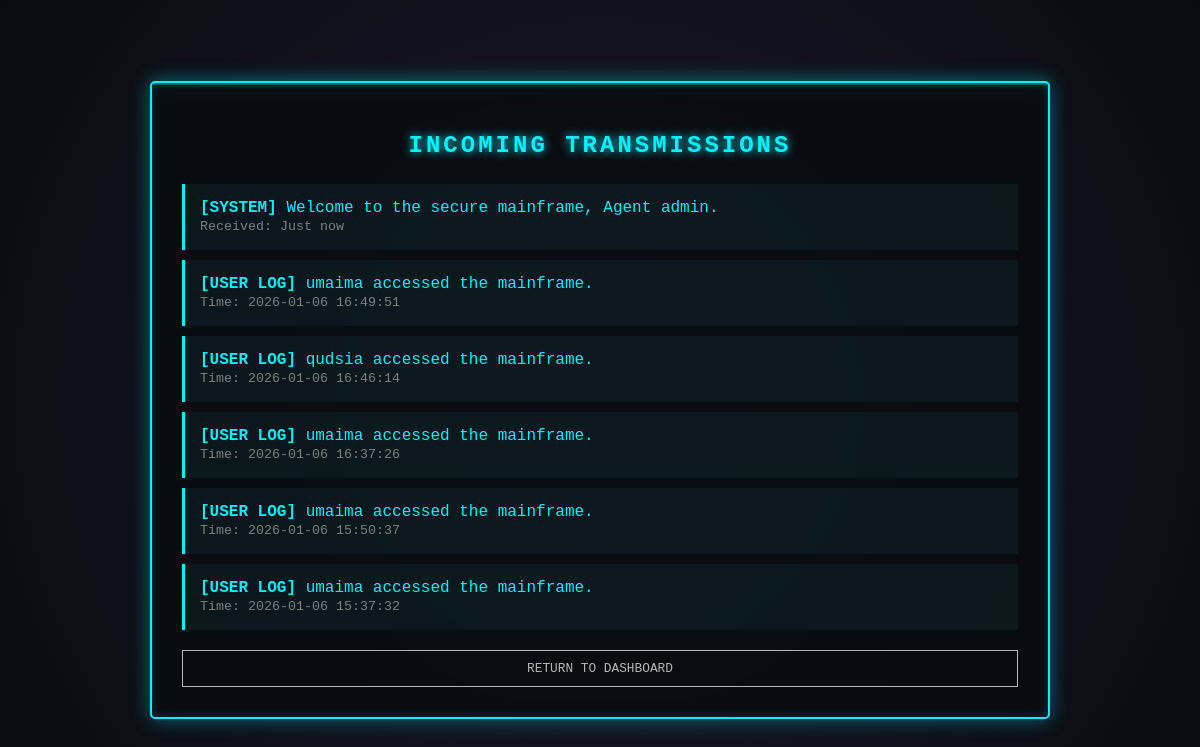
Page /notifications (signed in) on the committed database.
### tables this page shows
CREATE TABLE login_history (
        id INTEGER PRIMARY KEY AUTOINCREMENT,
        username TEXT,
        role TEXT,
        timestamp TEXT
    );

### app.py (the view)
@app.route('/notifications')
def notifications():
    if 'user' not in session: return redirect(url_for('login'))
    conn = sqlite3.connect("database.db")
    cur = conn.cursor()
    cur.execute("SELECT username, timestamp FROM login_history ORDER BY id DESC LIMIT 5")
    recent_logins = cur.fetchall()
    conn.close()
    return render_template('notifications.html', user=session['user'], logins=recent_logins)

### templates/notifications.html (shortened to what this page needs)
<!DOCTYPE html>
<html>
<head>
    <link rel="stylesheet" href="{{ url_for('static', filename='style.css') }}">
</head>
<body>
    <div class="container">
        <h2>INCOMING TRANSMISSIONS</h2>
        <div
            style="text-align: left; background: rgba(0, 242, 255, 0.05); padding: 15px; margin-bottom: 10px; border-left: 3px solid #00f2ff;">
            <strong style="color: #00f2ff;">[SYSTEM]</strong> Welcome to the secure mainframe, Agent {{user}}.
            <br><small style="color: gray;">Received: Just now</small>
        </div>
        {% if logins %}
        {% for login in logins %}
        <div
            style="text-align: left; background: rgba(0, 242, 255, 0.05); padding: 15px; margin-bottom: 10px; border-left: 3px solid #00f2ff;">
            <strong style="color: #00f2ff;">[USER LOG]</strong> {{ login[0] }} accessed the mainframe.
            <br><small style="color: gray;">Time: {{ login[1] }}</small>
        </div>
        {% endfor %}
        {% else %}
        <p style="color: gray;">No recent activity detected.</p>
        {% endif %}
        <a href="/dashboard"
            style="display: block; margin-top: 20px; padding: 10px; border: 1px solid white; color: white; text-decoration: none; text-align: center;">RETURN
            TO DASHBOARD</a>
    </div>
</body>
</html>

### static/style.css (style rules this page uses)
:root { --neon-cyan: #00f2ff; --neon-red: #ff003c; --bg-dark: #0a0b10; }
body { background-color: var(--bg-dark); background-image: radial-gradient(circle at 50% 50%, #1a1a2e 0%, #0a0b10 100%), linear-gradient(rgba(0, 242, 255, 0.05) 1px, transparent 1px), linear-gradient(90deg, rgba(0, 242, 255, 0.05) 1px, transparent 1px); background-size: 100% 100%, 30px 30px, 30px 30px; font-family: 'Courier New', Courier, monospace; display: flex; min-height: 100vh; padding: 20px 0; margin: 0; color: var(--neon-cyan); overflow-y: auto; box-sizing: border-box; }
.container { background: rgba(10, 11, 16, 0.85); padding: 30px; border: 2px solid var(--neon-cyan); border-radius: 5px; box-shadow: 0 0 20px rgba(0, 242, 255, 0.4), inset 0 0 10px rgba(0, 242, 255, 0.2); width: 90%; max-width: 900px; margin: auto; position: relative; backdrop-filter: blur(10px); animation: fadeIn 1.5s ease-out; box-sizing: border-box; }
.container::before { content: ""; position: absolute; top: 0; left: 0; width: 100%; height: 2px; background: var(--neon-cyan); box-shadow: 0 0 15px var(--neon-cyan); animation: scan 4s linear infinite; opacity: 0.3; }
h2 { text-align: center; text-transform: uppercase; letter-spacing: 3px; font-size: 1.5rem; text-shadow: 0 0 10px var(--neon-cyan); margin-bottom: 25px; }
a { color: var(--neon-cyan); text-decoration: none; font-size: 0.8em; display: block; text-align: center; margin-top: 15px; opacity: 0.7; }

### rows in the picture
login_history: username "umaima", timestamp "2026-01-06 16:49:51"
login_history: username "qudsia", timestamp "2026-01-06 16:46:14"
login_history: username "umaima", timestamp "2026-01-06 16:37:26"
login_history: username "umaima", timestamp "2026-01-06 15:50:37"
login_history: username "umaima", timestamp "2026-01-06 15:37:32"

### other values in the picture
{{ user }} "admin"
